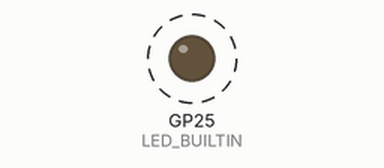
Simulated run of this sketch. Board: Raspberry Pi Pico. On the bench: output pins drawn as LEDs (lit = HIGH). Dashed ring = blinking.

Above: at 0.2 s.
Timing chart, 0 to 3.0 s (numbered marks = the images above):
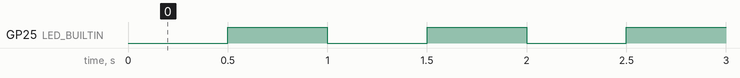

The sketch:

pippitank-engine-blink-pico.ino
```cpp
void setup() {
  pinMode(LED_BUILTIN, OUTPUT);
  digitalWrite(LED_BUILTIN, LOW);
}

void loop() {
  delay(500);
  digitalWrite(LED_BUILTIN, HIGH);
  delay(500);
  digitalWrite(LED_BUILTIN, LOW);
}
```

Measured:
- by itself, GP25 (LED_BUILTIN): alternates HIGH for 0.50 s and LOW for 0.50 s
